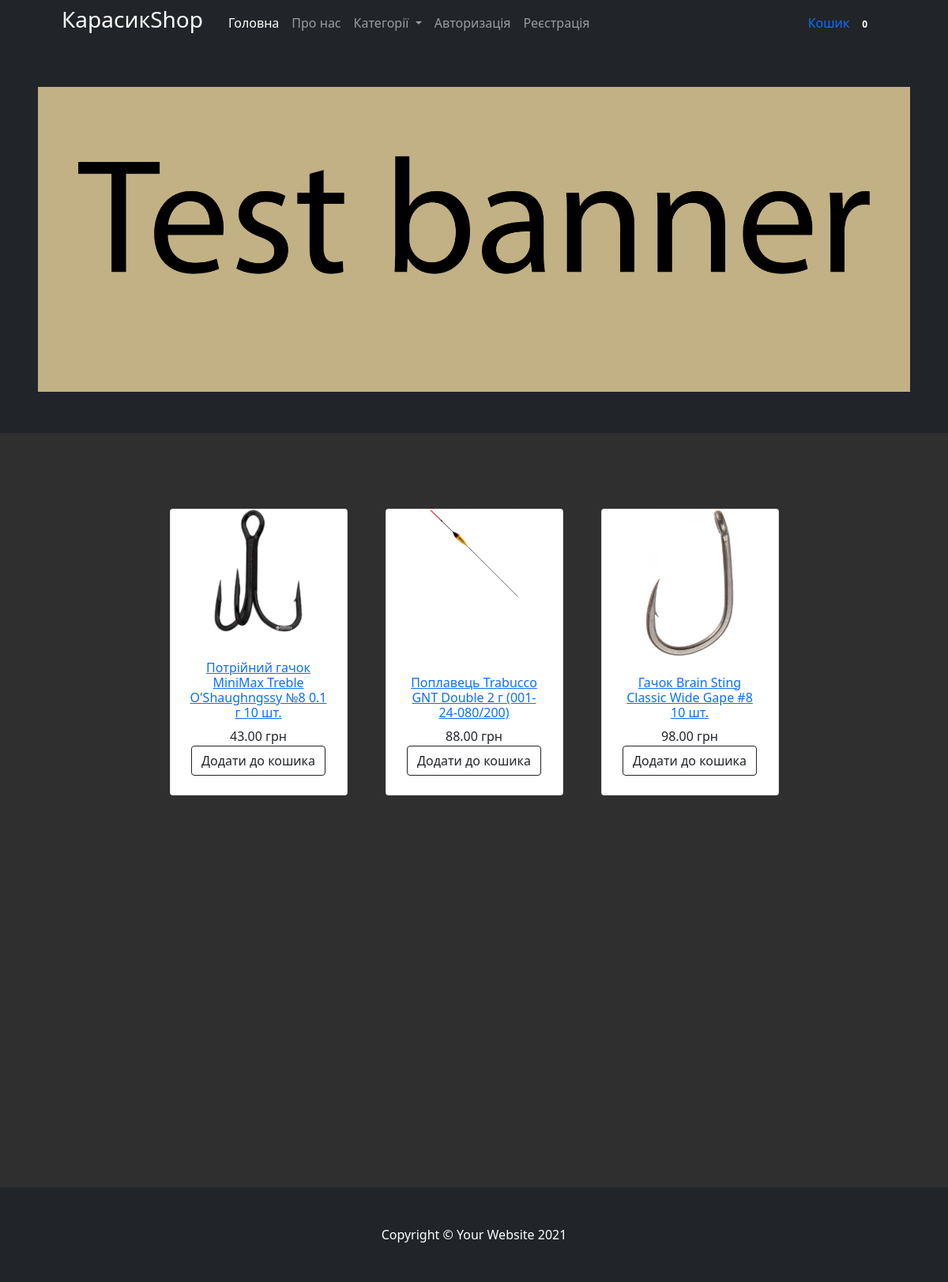
The page / on the database its author committed.
### mainapp/models.py (models this page shows, shortened)
class Cart(models.Model):
    owner = models.ForeignKey('Customer', null=True, verbose_name='Власник', on_delete=models.CASCADE)
    products = models.ManyToManyField(CartProduct, blank=True, related_name='related_cart')
    total_products = models.PositiveIntegerField(default=0)
    final_price = models.DecimalField(max_digits=9, default=0, decimal_places=2, verbose_name='Загальна ціна')
    in_order = models.BooleanField(default=False)
    for_anonymous_user = models.BooleanField(default=False)

class Banner(models.Model):
    title = models.CharField(max_length=255, verbose_name="Назва банера")
    slug = models.SlugField(unique=True)
    link = models.CharField(max_length=255, verbose_name="Посилання (Не обов'язково)", null=True, blank=True)
    image = models.ImageField(verbose_name="Зображення")

class Product(models.Model):
    category = models.ForeignKey(Category, verbose_name='Категорія', on_delete=models.CASCADE)
    title = models.CharField(max_length=255, verbose_name='Найменування')
    slug = models.SlugField(unique=True)
    image = models.ImageField(verbose_name='Зображення')
    description = models.TextField(verbose_name='Опис', null=True)
    price = models.DecimalField(max_digits=9, decimal_places=2, verbose_name='Ціна')
    features = models.ManyToManyField("specs.ProductFeatures", blank=True, related_name='features_for_product')
    def get_absolute_url(self):
        return reverse('product_detail', kwargs={'slug': self.slug})

### mainapp/views.py (the view)
# urls.py: path('', BaseView.as_view(), name='index'),
class BaseView(CartMixin, View):
    def get(self, request, *args, **kwargs):
        categories = Category.objects.all()
        products = Product.objects.all()
        banner = Banner.objects.first()
        context = {
            'categories': categories,
            'products': products,
            'banners': banner,
            'cart': self.cart
        }
        return render(request, 'base.html', context)

### mainapp/mixins.py (called while the page is built)
    def dispatch(self, request, *args, **kwargs):
        if request.user.is_authenticated:
            customer = Customer.objects.filter(user=request.user).first()
            if not customer:
                customer = Customer.objects.create(
                    user=request.user
                )
            cart = Cart.objects.filter(owner=customer, in_order=False).first()
            if not cart:
                cart = Cart.objects.create(owner=customer)
        else:
            cart = Cart.objects.filter(for_anonymous_user=True).first()
            if not cart:
                cart = Cart.objects.create(for_anonymous_user=True)
        self.cart = cart
        return super().dispatch(request, *args, **kwargs)

### mainapp/models.py (called while the page is built)
    def get_absolute_url(self):
        return reverse('category_detail', kwargs={'slug': self.slug})

### mainapp/templates/base.html (shortened to what this page needs)
{% load static %}
<!DOCTYPE html>
<html lang="uk">
<head>
    <link href='{% static "bootstrap/bootstrap.min.css" %}' rel="stylesheet" />
</head>
<body>
    <nav class="navbar navbar-expand-lg navbar-dark bg-dark">
        <div class="container px-4 px-lg-5">
            <h3 class="title"><span>КарасикShop</span></h3>
            <div class="collapse navbar-collapse" id="navbarSupportedContent">
                <ul class="navbar-nav me-auto mb-2 mb-lg-0 ms-lg-4">
                    <li class="nav-item">
                        <a class="nav-link active" aria-current="page" href="{% url 'index' %}">
                            Головна
                        </a>
                    </li>
                    <li class="nav-item"><a class="nav-link" href="#">Про нас</a></li>
                    <li class="nav-item dropdown">
                        <a class="nav-link dropdown-toggle" id="navbarDropdown" href="#" role="button" data-bs-toggle="dropdown" aria-expanded="false">
                            Категорії
                        </a>
                    </li>
                    {% if not request.user.is_authenticated %}
                    <li class="nav-item">
                        <a class="nav-link" href="{% url 'login' %}">Авторизація</a>
                    </li>
                    <li class="nav-item">
                        <a class="nav-link" href="{% url 'registration' %}">Реєстрація</a>
                    </li>
                    {% endif %}
                </ul>
                <a class="nav-link" href="{% url 'cart' %}">
                    Кошик
                    <span class="badge bg-dark text-white ms-1 rounded-pill">{{cart.products.count}}</span>
                </a>
            </div>
        </div>
    </nav>
    {% block content %}
    <header class="bg-dark py-1">
        <div class="containery  px-4 px-lg-5 my-5">
            <a href="{{banners.link}}"><img class="img_banner" src="{{banners.image.url}}" alt="{{banners.title}}"></a>
        </div>
    </header>
    <section class="py-5">
        <div class="container px-4 px-lg-5 mt-5">
            <div class="row gx-4 gx-lg-5 row-cols-2 row-cols-md-3 row-cols-xl-4 justify-content-center">
                {% for product in products %}
                <div class="col mb-5">
                    <div class="card h-100">
                        <a href="{{product.get_absolute_url}}">
                            <img class="card-img-top img_card image_cart" src="{{product.image.url}}" alt="..." />
                        </a>
                        <div class="card-body p-4 row align-items-end">
                            <div class="text-center">
                                <a href="{{product.get_absolute_url}}">
                                    <h6>{{product.title}}</h6>
                                </a>
                                {{product.price}} грн
                                <a class="btn btn-outline-dark mt-auto" href="{% url 'add_to_cart' slug=product.slug %}">Додати до кошика</a>
                            </div>
                        </div>
                    </div>
                </div>
                {% endfor %}
            </div>
        </div>
    </section>
    {% endblock content %}
    <footer class="py-5 bg-dark" style="margin-top: 400px;">
        <div class="container"><p class="m-0 text-center text-white">Copyright &copy; Your Website 2021</p></div>
    </footer>
</body>
</html>

### mainapp/templates/base.html (style rules this page uses)
body { background-color: #242424f2; }
.title { color: white; }
.img_banner { max-width: 100%; }
.image_cart { max-width: 50%; margin-left: 25%; }

### rows shown on the page
Cart: products.count "0"
Banner: image (picture)
Product: image (picture), title "Потрійний гачок MiniMax Treble O'Shaughngssy №8 0.1 г 10 шт.", price "43.00"
Product: image (picture), title "Поплавець Trabucco GNT Double 2 г (001-24-080/200)", price "88.00"
Product: image (picture), title "Гачок Brain Sting Classic Wide Gape #8 10 шт.", price "98.00"
